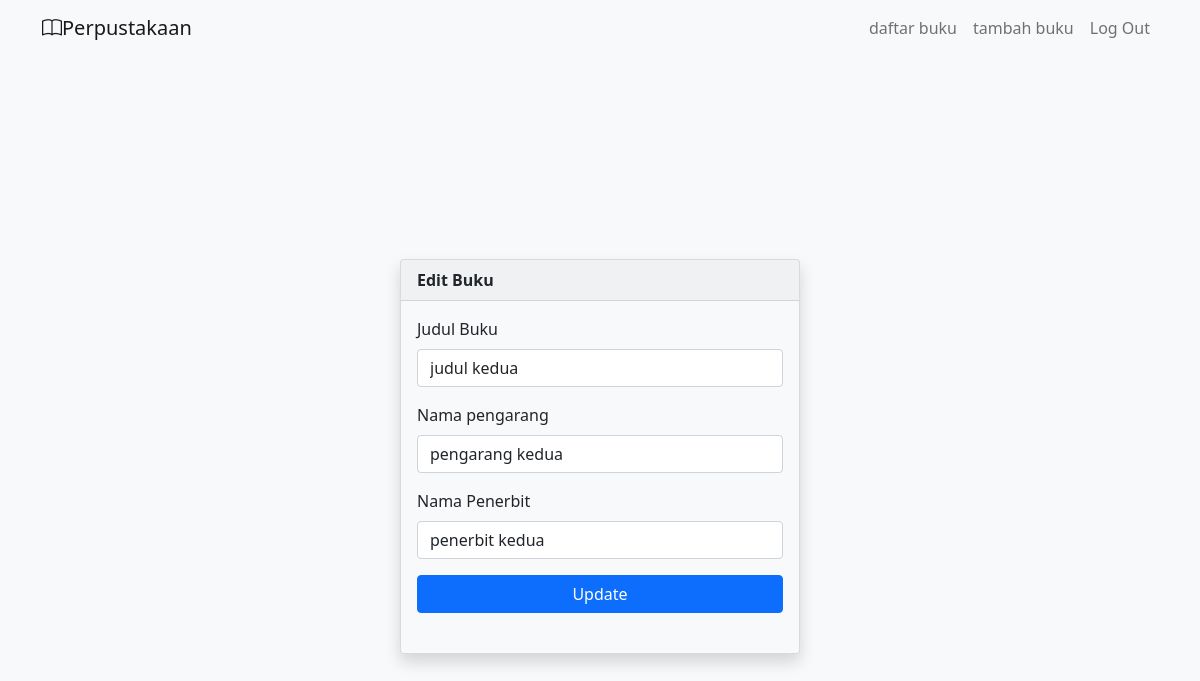
The page /admin/editBukuAdmin.php?id=2 (signed in) on the database its author committed.
### tables this page shows
CREATE TABLE `buku` (
  `id` int(11) NOT NULL,
  `judul_buku` varchar(255) NOT NULL,
  `nama_pengarang` varchar(255) NOT NULL,
  `nama_penerbit` varchar(255) NOT NULL,
  `image` varchar(255) NOT NULL
);

### admin/editBukuAdmin.php (the view, shortened to what this page needs)
<?php
    include '../komponen/navbarAdmin.php';
    if(isset($_SESSION['isLogin'])){
        $id = $_GET['id'];
        $sql = "SELECT * FROM buku where id = '$id'";
        $query = mysqli_query($con,$sql);
        $row = mysqli_fetch_assoc($query);
    }else {
        echo
        '<script>
        alert("Silahkan Login terlebih dahulu");
        window.location ="loginAdmin.php"
        </script>';
    }
?>
<!DOCTYPE html>
<html lang="en">
<head>
    <link href="https://cdn.jsdelivr.net/npm/bootstrap@5.1.1/dist/css/bootstrap.min.css" rel="stylesheet">
</head>
<body>
    <div class="bg bg-light text-dark">
        <div class="container min-vh-100  d-flex align-items-center justify-content-center">
            <div class="card text-dark bg-light ma-5 shadow" style="min-width: 25rem;">
                <div class="card-header fw-bold">Edit Buku</div>
                <div class="card-body">
                    <form action="editBukuAdminProses.php" method="post">
                        <div class="mb-3">
                            <label for="exampleInputEmail" class="form-label">Judul Buku</label>
                            <input class="form-control" id="judul_buku" name="judul_buku""  value="<?php echo $row["judul_buku"]?>">
                        </div>
                        <div class="mb-3">
                             <label for="exampleInputEmail" class="form-label">Nama pengarang</label>
                            <input class="form-control" id="nama_pengarang" name="nama_pengarang"  value="<?php echo $row["nama_pengarang"]?>">
                        </div>
                        <div class="mb-3">
                            <label for="exampleInputEmail" class="form-label">Nama Penerbit</label>
                            <input class="form-control" id="nama_penerbit" name="nama_penerbit"  value="<?php echo $row["nama_penerbit"]?>">
                        </div>
                        <div class="d-grid gap-2">
                            <button class="btn btn-primary" name="edit" type="submit">Update</button>
                        </div>
                    </form>
                    <br>
                </div>
            </div>
        </div>
    </div>
</body>
</html>

### style.css (style rules this page uses)
body { background-image : url ("https://images.adsttc.com/media/images/5f17/67a5/b357/65a5/ed00/0076/large_jpg/Luuk_Kramer_study_library_19260-101.jpg?1595369364"); background-size:cover; background-attachment: fixed; }

### rows shown on the page
buku: judul_buku "judul kedua", nama_pengarang "pengarang kedua", nama_penerbit "penerbit kedua"
